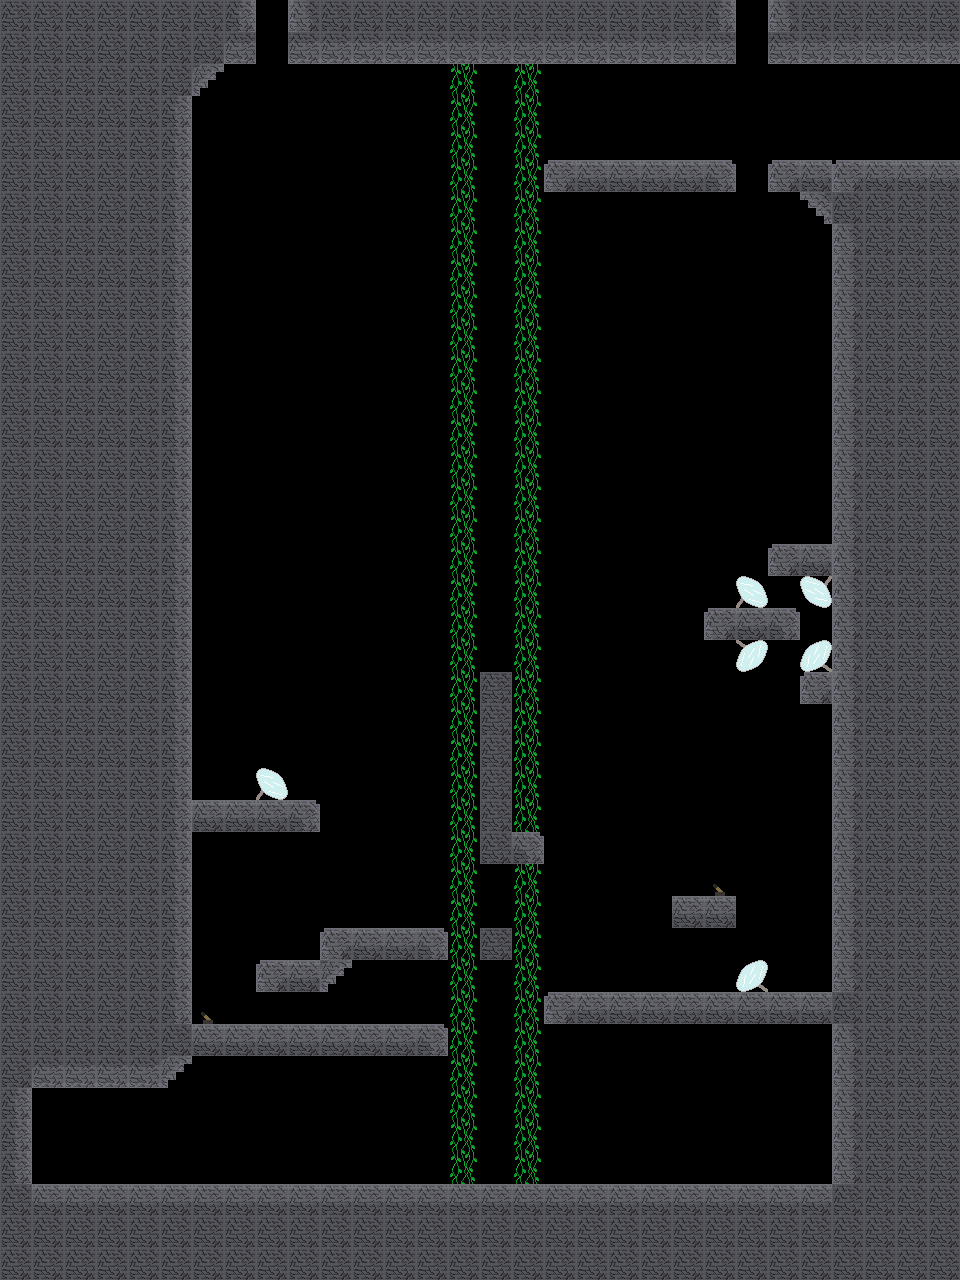

Tiled map render using the project's own tile images. Description and the map definition, with tile-layer contents summarised, below:
An orthogonal 30x40 tile map with 32x32 px tiles, 1 tile layer (Kachelebene 1), 3 tilesets and 2 objects.

<map version="1.0" orientation="orthogonal" renderorder="right-down" width="30" height="40" tilewidth="32" tileheight="32" nextobjectid="4">
 <properties>
  <property name="SpawnX" value="1" />
  <property name="SpawnY" value="3" />
 </properties>
 <tileset firstgid="1" name="tileset" tilewidth="32" tileheight="32">
  <image source="tileset_ruin.png" width="128" height="128" />
 </tileset>
 <tileset firstgid="17" name="light" tilewidth="32" tileheight="32">
  <image source="light.png" width="64" height="64" />
 </tileset>
 <tileset firstgid="21" name="objects" tilewidth="32" tileheight="32">
  <image source="spritesheet.png" width="256" height="256" />
 </tileset>
 <layer name="Kachelebene 1" width="30" height="40">
  <data>[1200 cells, 600 non-empty, 15 distinct tile ids]</data>
 </layer>
 <objectgroup name="objectLayer">
  <object id="1" gid="64" x="704" y="896" width="32" height="32">
   <properties>
    <property name="TargetX" value="8" />
    <property name="TargetY" value="15" />
   </properties>
  </object>
  <object id="3" gid="64" x="192" y="1024" width="32" height="32">
   <properties>
    <property name="TargetX" value="23" />
    <property name="TargetY" value="21" />
   </properties>
  </object>
 </objectgroup>
</map>
